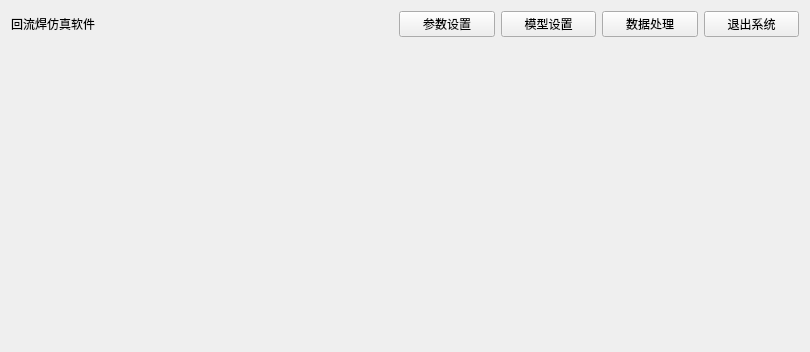
<?xml version="1.0" encoding="UTF-8"?>
<ui version="4.0">
 <class>mainWindow</class>
 <widget class="QWidget" name="mainWindow">
  <property name="geometry">
   <rect>
    <x>0</x>
    <y>0</y>
    <width>810</width>
    <height>352</height>
   </rect>
  </property>
  <property name="windowTitle">
   <string>回流焊仿真软件</string>
  </property>
  <layout class="QVBoxLayout" name="verticalLayout">
   <item>
    <layout class="QHBoxLayout" name="horizontalLayout" stretch="4,1,1,1,1">
     <item>
      <widget class="QLabel" name="title">
       <property name="text">
        <string>回流焊仿真软件</string>
       </property>
      </widget>
     </item>
     <item>
      <widget class="QPushButton" name="argumentPage">
       <property name="text">
        <string>参数设置</string>
       </property>
      </widget>
     </item>
     <item>
      <widget class="QPushButton" name="modelPage">
       <property name="text">
        <string>模型设置</string>
       </property>
      </widget>
     </item>
     <item>
      <widget class="QPushButton" name="dataProcessPage">
       <property name="text">
        <string>数据处理</string>
       </property>
      </widget>
     </item>
     <item>
      <widget class="QPushButton" name="exitSystem">
       <property name="text">
        <string>退出系统</string>
       </property>
      </widget>
     </item>
    </layout>
   </item>
   <item>
    <spacer name="verticalSpacer">
     <property name="orientation">
      <enum>Qt::Orientation::Vertical</enum>
     </property>
     <property name="sizeHint" stdset="0">
      <size>
       <width>20</width>
       <height>273</height>
      </size>
     </property>
    </spacer>
   </item>
  </layout>
 </widget>
 <resources/>
 <connections/>
</ui>
